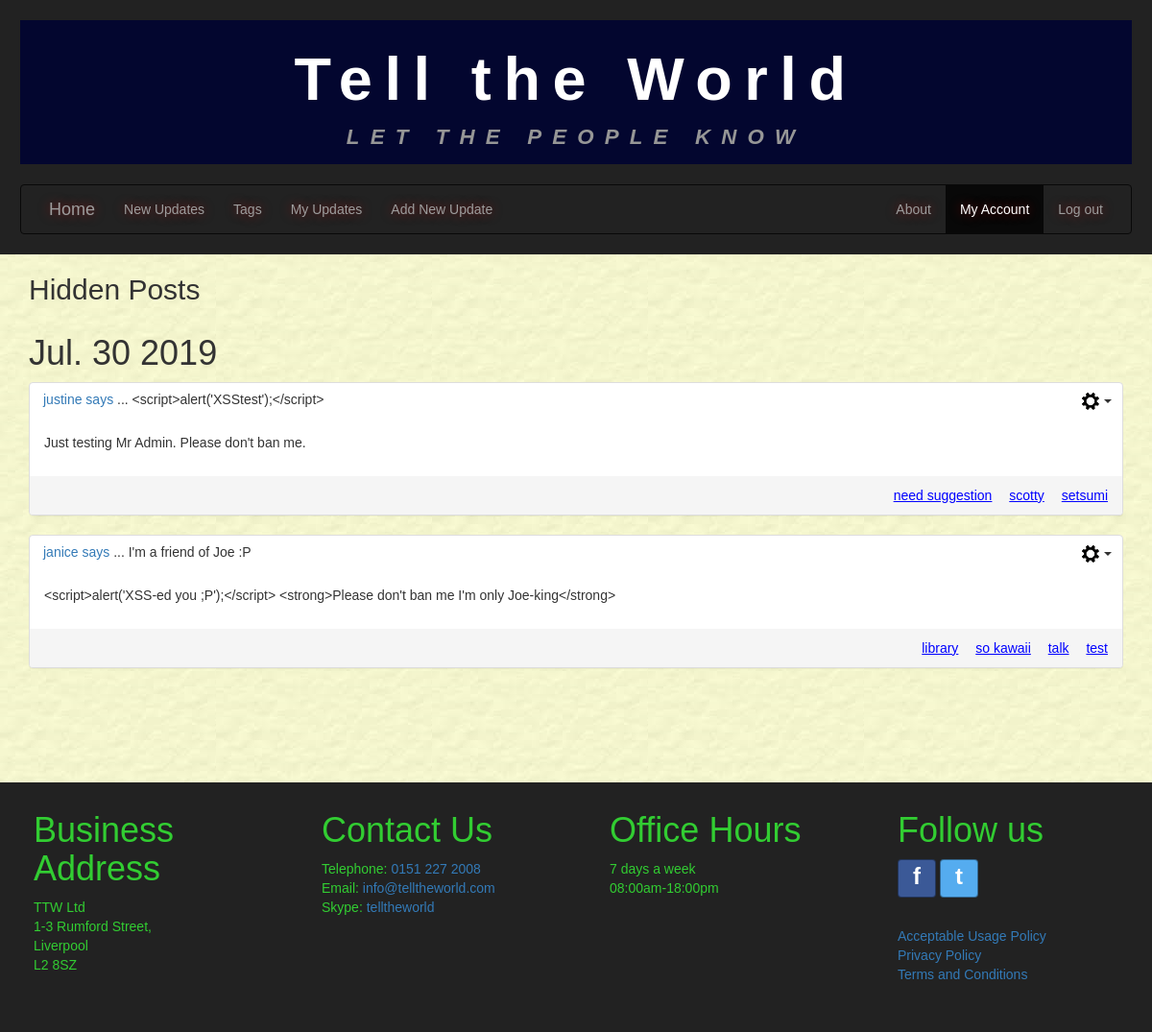
The page /hiddenposts/ (signed in) on the database as committed earlier.
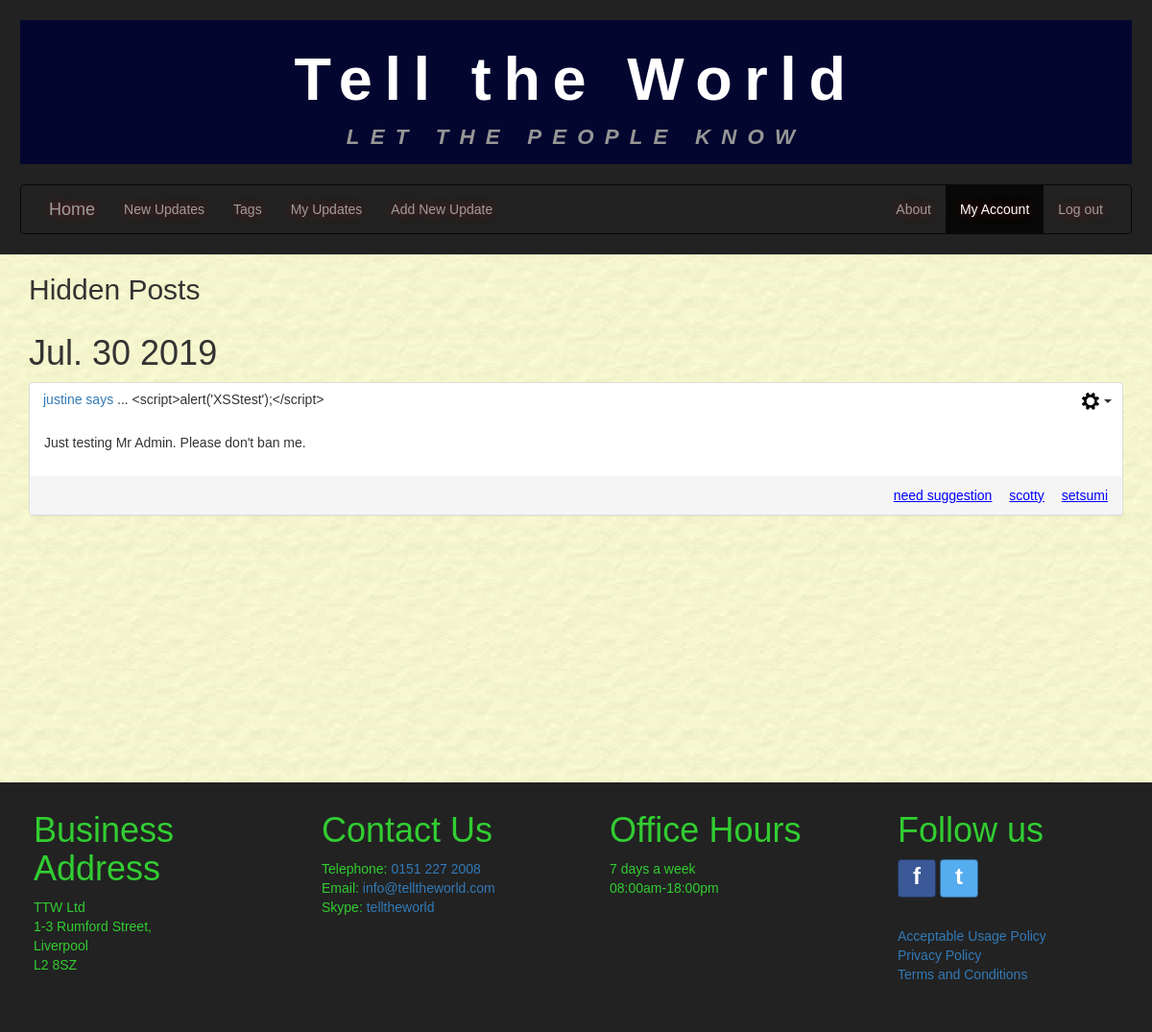
The same page on the database as committed later.
### tellings/models.py (models this page shows, shortened)
class HiddenPost(models.Model):
    postID = models.ForeignKey(UserPost, on_delete=models.CASCADE, db_column='postID')
    hideFrom = models.ForeignKey(settings.AUTH_USER_MODEL, on_delete=models.CASCADE,
                             db_column='hideFrom')
    class Meta:
        verbose_name = "HiddenPost"
        verbose_name_plural = "HiddenPosts"

class UserPost(models.Model):
    postID = models.AutoField(primary_key=True, db_column='postID')
    user = models.ForeignKey(settings.AUTH_USER_MODEL, on_delete=models.CASCADE,
                             db_column='user')
    dateOfPost = models.DateTimeField()
    postTitle = models.CharField(max_length=35)
    postText = models.CharField(max_length=255)
    dateOfEdit = models.DateTimeField(null=True, blank=True)
    @property
    def post_tags(self):
        tagmaps = Tagmap.objects.filter(postID=self.postID)
        tagList = sorted([tag.tagID.tagName for tag in tagmaps])
        return tagList
    class Meta:
        verbose_name = "UserPost"
        verbose_name_plural = "UserPosts"

class Tag(models.Model):
    tagID = models.AutoField(primary_key=True, db_column='tagID')
    tagName = models.CharField(max_length=15)
    class Meta:
        ordering = ['tagName']
        verbose_name = "Tag"
        verbose_name_plural = "Tags"

### tellings/views.py (the view)
# urls.py: path('hiddenposts/', HiddenPostListView.as_view(), name='hiddenposts'),
class HiddenPostListView(LoginRequiredMixin, generic.ListView):
    model = HiddenPost
    template_name = "tellings/hiddenpost_list.html"
    paginate_by = 20
    http_method_names = ['get']
    def get_queryset(self):
      current_user = self.request.user
      blockedPosts = self.get_blockedPosts_list()
      if self.request.method == 'GET' and 'username' in self.request.GET:
          username_val = self.request.GET.get('username')
          if User.objects.filter(username=username_val).exists():
              userToBlock = User.objects.get(username=username_val)
              return HiddenPost.objects.filter(postID__user=userToBlock, hideFrom=current_user).exclude(postID__in=blockedPosts).order_by('-postID__dateOfPost')
          else:
              return HiddenPost.objects.filter(hideFrom=current_user).exclude(postID__in=blockedPosts).order_by('-postID__dateOfPost')
      else:
          return HiddenPost.objects.filter(hideFrom=current_user).exclude(postID__in=blockedPosts).order_by('-postID__dateOfPost')
    def blockedUsers(self):
        current_user = self.request.user
        blockedUsers = BlockedUser.objects.filter(blockedBy=current_user)
        return [blocked.blockedUser for blocked in blockedUsers]
    def userBlockedBy(self):
        current_user = self.request.user
        blockedBy = BlockedUser.objects.filter(blockedUser=current_user)
        return [blocked.blockedBy for blocked in blockedBy]
    def get_blockedPosts_list(self):
        blockedUsers = self.blockedUsers()
        blockedBy = self.userBlockedBy()
        blockedList = list(set().union(blockedUsers, blockedBy))
        blockedPosts = []
        if blockedList:
            posts =  UserPost.objects.filter(user__in=blockedList)
            blockedPosts = [post for post in posts]
        return blockedPosts

### tellings/templates/tellings/hiddenpost_list.html (shortened to what this page needs)
{% extends 'tellings/base.html' %}
{% block content %}
<div class="container-fluid main-content">
  <div class="container">
    <h2>Hidden Posts</h2>
    <div class="row">
      {% if hiddenpost_list %}
        {% load static %}
        {% regroup hiddenpost_list by postID.dateOfPost|date:"M. d Y" as ordered_post_list  %}
        {% for mypost in ordered_post_list %}
        <div class="row">
          <h1>{{ mypost.grouper }}</h1>
          <div class="panel-group">
            {% for item in mypost.list %}
              <div class="panel panel-default" id="panel_post_{{ item.postID.postID }}">
                <div class="panel-header hiddenposts-panel-header align_between">
                  <div class="panel-postTitle align-panel-footer-text-left">
                    <p><a href="{% url 'tellings:hiddenposts' %}?username={{ item.postID.user }}" name="{{ item.postID.user }}">
                      {{ item.postID.user }} says</a> ... {{ item.postID.postTitle }}
                    </p>
                  </div>
                  <div class="btn-group align-panel-footer-text-right">
                    <button type="button" class="btn dropdown-toggle post-cog-btn" data-toggle="dropdown" aria-haspopup="true" aria-expanded="false">
                      <img src="{% static 'tellings/imgs/settings_cog.png' %}" alt="">
                      <span class = "caret"></span>
                    </button>
                  </div>
                </div>
                <div>
                  <div class="panel-body">
                    <p id="text_post_{{ item.postID.postID }}">{{ item.postID.postText }}</p>
                  </div>
                </div>
                <div class="panel-footer align_between">
                  <span class="align-panel-footer-text-left last-edited-text">
                  </span>
                    <span class="align-panel-footer-text-right">
                  {% for tag in item.postID.post_tags %}
                    <span class="false-link tagLink">{{ tag }}</span>
                  {% endfor %}
                  </span>
                </div>
              </div>
              <br />
            {% endfor %}
          </div>
        </div>
        {% endfor %}
      {% else %}
      <div class="user-comment-container">
        <p class="user-no-comments-text">You have not hidden any posts.</p>
      </div>
      {% endif %}
    </div>
  </div>
</div>
{% endblock %}

Rows that differ between the two databases and show on the page:
removed HiddenPost: postID.user "janice", postID.postTitle "I'm a friend of Joe :P", postID.postText "<script>alert('XSS-ed you ;P');</script> <strong>Please don't ban me I'm only Joe-king</strong>"
no longer on this page (row unchanged): Tag: post_tags "library"
no longer on this page (row unchanged): Tag: post_tags "so kawaii"
no longer on this page (row unchanged): Tag: post_tags "talk"
no longer on this page (row unchanged): Tag: post_tags "test"
